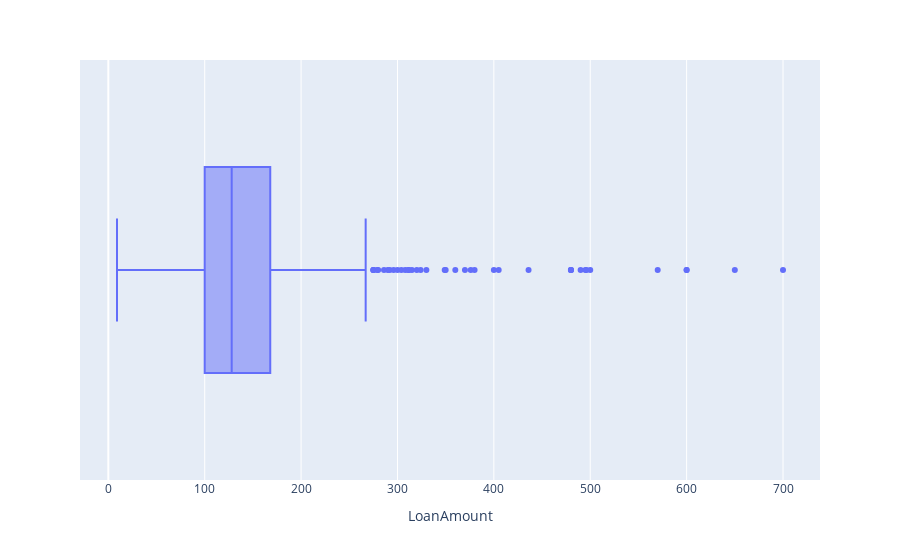

Notebook cell for this chart:
### Code cell
px.box(df, x= "LoanAmount")

### Figure 1 — Plotly figure (JSON) as saved in the notebook; plotly's stock layout.template omitted (floating-point values rounded to 4 significant figures; data arrays with more than 128 entries replaced by an {"elided": "..."} marker saying what was removed)
{"data": [{"alignmentgroup": "True", "hovertemplate": "LoanAmount=%{x}<extra></extra>", "legendgroup": "", "marker": {"color": "#636efa"}, "name": "", "notched": false, "offsetgroup": "", "orientation": "h", "showlegend": false, "type": "box", "x": {"elided": "614 int values"}, "x0": " ", "xaxis": "x", "y0": " ", "yaxis": "y"}], "layout": {"boxmode": "group", "legend": {"tracegroupgap": 0}, "margin": {"t": 60}, "xaxis": {"anchor": "y", "domain": [0, 1], "title": {"text": "LoanAmount"}}, "yaxis": {"anchor": "x", "domain": [0, 1]}}}
